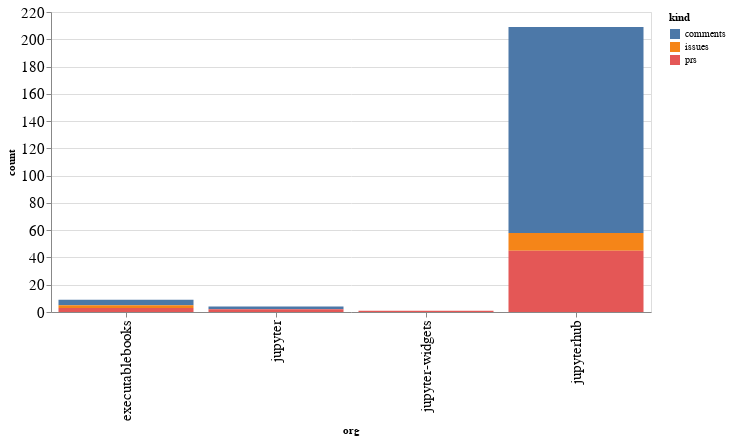

Notebook source saved alongside this figure:
### Code cell
alt.Chart(org_summaries, width=600).mark_bar().encode(
    x='org',
    y='count',
    color='kind',
    tooltip="org"
)

### Figure 1 — Vega-Lite specification as saved in the notebook (floating-point values rounded to 4 significant figures)
{"config": {"axisLeft": {"labelFontSize": 15}, "axisBottom": {"labelFontSize": 15}}, "data": {"name": "data-a465f7573fcb20d9282102cff81c9970"}, "mark": "bar", "encoding": {"color": {"type": "nominal", "field": "kind"}, "tooltip": {"type": "nominal", "field": "org"}, "x": {"type": "nominal", "field": "org"}, "y": {"type": "quantitative", "field": "count"}}, "width": 600, "$schema": "https://vega.github.io/schema/vega-lite/v4.8.1.json", "datasets": {"data-a465f7573fcb20d9282102cff81c9970": [{"org": "executablebooks", "kind": "comments", "count": 4}, {"org": "executablebooks", "kind": "issues", "count": 2}, {"org": "executablebooks", "kind": "prs", "count": 3}, {"org": "jupyter", "kind": "comments", "count": 2}, {"org": "jupyter", "kind": "prs", "count": 2}, {"org": "jupyter-widgets", "kind": "prs", "count": 1}, {"org": "jupyterhub", "kind": "comments", "count": 151}, {"org": "jupyterhub", "kind": "issues", "count": 13}, {"org": "jupyterhub", "kind": "prs", "count": 45}]}}
